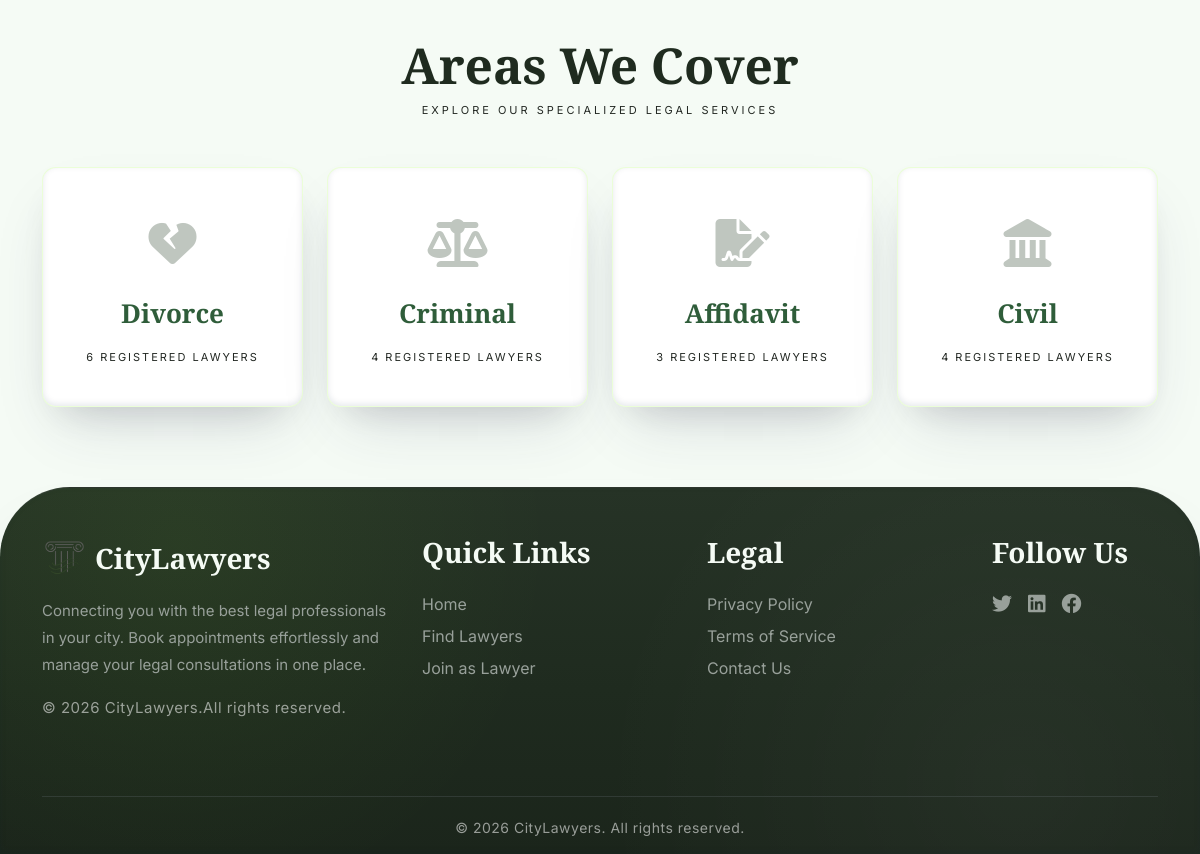
Page / (signed in, lower part) on the earlier database version.
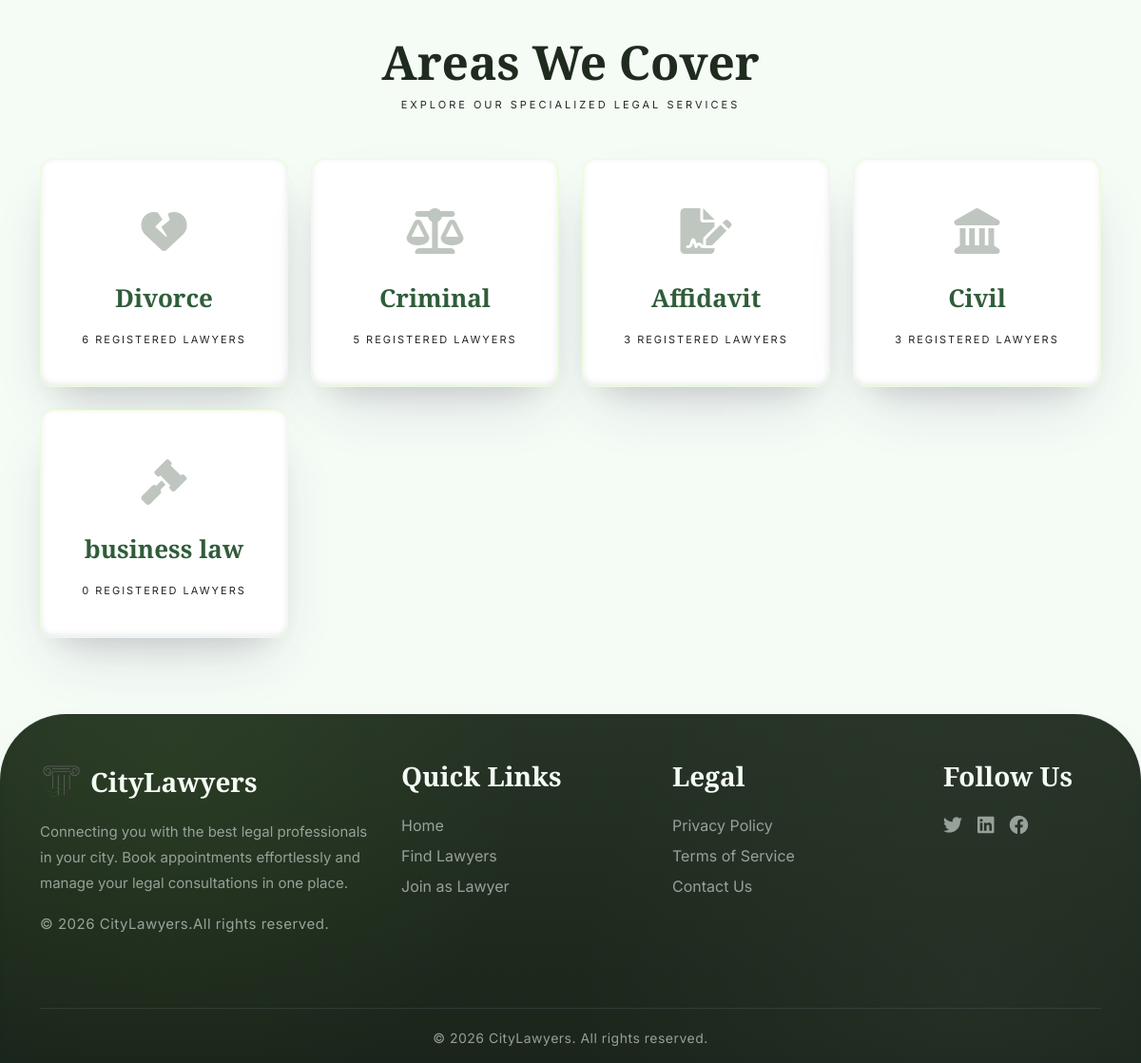
Same page on the later database version.
### tables this page shows
CREATE TABLE `categories` (
  `id` int(11) NOT NULL,
  `name` varchar(100) NOT NULL,
  `icon_class` varchar(100) NOT NULL DEFAULT 'fas fa-gavel',
  `status` enum('active','inactive') DEFAULT 'active',
  `order_by` int(3) DEFAULT 0,
  `created_at` timestamp NOT NULL DEFAULT current_timestamp()
);

### index.php (the view, shortened to what this page needs)
<?php
require_once 'includes/config.php';
$catQuery = $conn->prepare("SELECT * FROM categories WHERE status = 'active' ORDER BY order_by ASC, id ASC");
$catQuery->execute();
$categories = $catQuery->fetchAll(PDO::FETCH_ASSOC);
include 'includes/header.php';
?>
<link rel="stylesheet" href="<?php echo BASE_URL; ?>assets/css/homepage.css">
<div class="categories-section">
    <div class="container">
        <div class="text-center mb-5">
            <h2 class="section-title">Areas We Cover</h2>
            <p class="section-subtitle">Explore our specialized legal services </p>
        </div>
        <div class="row g-4">
            <?php if (count($categories) > 0): ?>
                <?php foreach ($categories as $cat): ?>
                    <?php
                    $lawyerCountStmt = $conn->prepare("SELECT COUNT(*) as count FROM lawyers WHERE status = 'approved' AND specialization = ?");
                    $lawyerCountStmt->execute([$cat['name']]);
                    $lawyerCount = $lawyerCountStmt->fetch(PDO::FETCH_ASSOC)['count'];
                    ?>
                    <div class="col-md-3 col-6">
                        <a href="customer/search.php?specialization=<?php echo urlencode($cat['name']); ?>" class="category-card">
                            <div class="category-icon"><i class="<?php echo htmlspecialchars($cat['icon_class']); ?>"></i></div>
                            <h4><?php echo htmlspecialchars($cat['name']); ?></h4>
                            <p><?php echo $lawyerCount; ?> REGISTERED LAWYERS</p>
                        </a>
                    </div>
                <?php endforeach; ?>
            <?php endif; ?>
        </div>
    </div>
</div>
<?php include 'includes/footer.php'; ?>

Differences in the rows shown:
computed for categories "Criminal": lawyerCount "4" → "5"
computed for categories "Civil": lawyerCount "4" → "3"
added categories: name "business law", lawyerCount "0"
